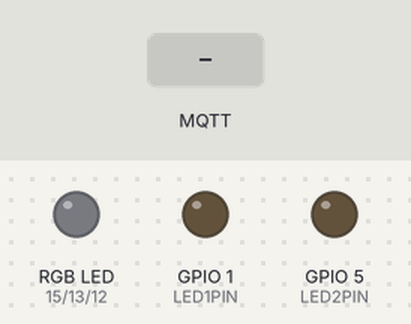
A sketch run on a simulated ESP8266 (NodeMCU). On the bench: an RGB LED mixed from three pins (HIGH = lit), output pins drawn as LEDs (lit = HIGH). The inputs (shaded band) are chosen by the test bench. Dim RGB values are drawn brighter than linear; WiFi joins after 1.5 s; servers stay silent unless stated; random numbers use the default seed unless the sketch sets one; no MQTT or app messages arrive unless stated; the modem accepts every AT command (registered, SIM ready, sends succeed) and sends nothing else.

Above: at 2.7 s.
2.8 s: MQTT message "5" arrives on the first subscribed topic
At 2.96 s:
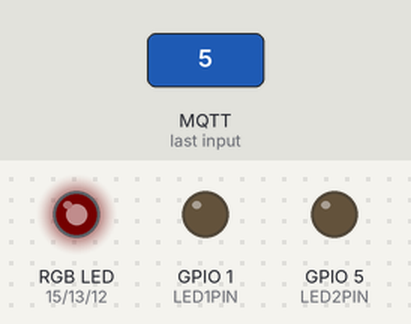
4.9 s: MQTT message "on" arrives on the first subscribed topic
At 5.5 s:
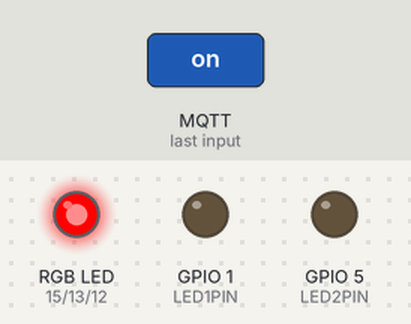
6.4 s: MQTT message "off" arrives on the first subscribed topic
At 8.6 s:
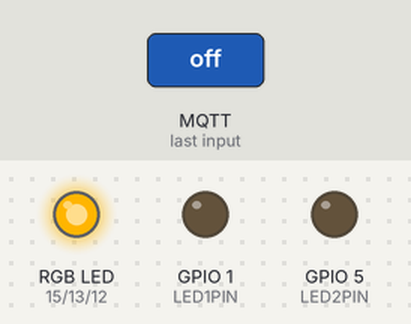
Timing chart, 0 to 10.1 s (numbered marks = the images above; inputs shaded):
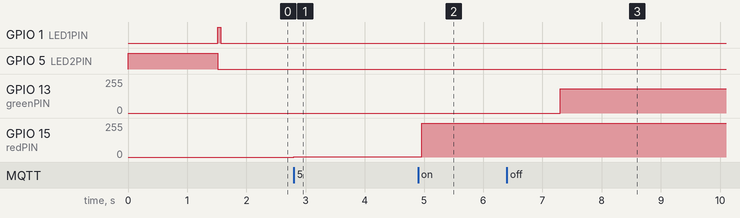

The sketch:

H801_mqtt.ino
```cpp
/*
 This bespoke "hack" code is for the H801 (LIXADA) control module.
 The H801 module is based on an ESP8266EX and can drive a RGB LED strip of lights.  Select "Generic ESP8266 Module" in "Tools -> Board"

 Some background info can be found here
  https://tasmota.github.io/docs/devices/H801/#hardware
  https://www.inspectmygadgets.com/flashing-the-h801-led-controller-with-tasmota-firmware/

#######################################
# H801 actions
#######################################
# Physical actions
#   - Remove all cables and power from H801
#   - Open up H801 case to access H801 PCB
#   - Solder 6 header pins into H801 PCB
#   - Attach 3 dupont female to female cables to connect from the H801 PCB to the TTL serial FTDI adaptor (as per advice from above links)
#   - Attach a single dupont female to female cable to short the 2 pins on the H801 PCB (that set the H801 PCB into programming mode on its power up)
#   - Attach a USB cable from your computer to the TTL serial FTDI adaptor
#   - Attach a female barrel power connector socket to the H801 PCB by hooking up the +ve and -ve power leads accordingly. You can then power the H801 using a standard 5V-2V brick power supply and it makes it easier to remove and attach power whenever you need to
#
# Software actions
#   - Execute Arduino IDE in your desktop
#   - add "https://arduino.esp8266.com/stable/package_esp8266com_index.json" to "File->Preferences->field "Additinnal Board Manager URLs"
#   - Load up this Arduino sketch into the Arduino IDE
#   - Setup Arduino IDE to use a board called "generic ESP8266 module"
#   - Setup Arduino IDE to use the COM Port that points to the FDTI adapter
#   - Setup Arduino IDE to use a serial speed of 115200
#   - Alter the following 5 parameters to suit i.e. ssid, password, mqtt_server, mqtt_user, mqtt_pass
#   - If you want to control multiple H801 devices, ensure each H801 has a separate "mqtt_topic" e.g. Change the software for the 2nd H801 to be "ESP_RGB_2" etc
#   - Initiate Programming into the H801 by following the sequence below
#          - Remove FDTI adapter USB cable from Computer
#          - Remove power plug from female barrel socket
#          - Short the programming pins with a dupont female to female cable
#          - Insert power plug into female barrel socket (to power the H801 PCB)
#          - Insert FDTI adapter USB cable into Computer
#          - Press the "Upload" button in your Arduino IDE
#          - N.B. It may be that you see dots and dashes and after a while the upload crashes. This part of the process is signifying that the arduino IDE is trying to connect to the H801 and it times out before success.
#                 If this is happening to you, just try the followin trick. Try the upload again, but when you see the dots and dashes, unplug and replug the barrel power plug.
#                 This unplug and replug power action will kick the H801 to accept a connection for programming, and the process should then continue to completion.
#                 If this still doesn't work, check you really did short the programming pins together with a dupont female to female cable (for the H801 to accept reprogramming on powerup)
#          - Check that uploading has finished OK - you should see a success message in the Arduino IDE
#          - Remove the single dupont female to female cable, its the one that shorts the programming pins together
#          - Unplug power plug from female barrel socket
#          - Unplug FDTI adapter USB cable from Computer
#          - Wait 2 seconds
#          - Plug FDTI adapter USB cable into Computer
#          - Plug power plug into female barrel socket
#          - View messages in the Arduinio IDE serial monitor (on your desktop)
#          - If all is OK, the red and green LEDS will both be lit, and the device will be ready to accept RGB MQTT messages

 N.B. Remember you have to solder 6 header pins on the H801 PCB - this is so you can connect a cheap FDTI USB adapter to enable programming.
       Only 5 pins are actually used though
       - 2 pins are for putting the H801 into programming mode (You connect them together with a female to female dupont cable)
       - 3 pins are for the Ground/TX/RX to a TTL/USB convertor

#######################################
# Python program actions
#######################################
# This is a separate partner program called "mqtt_H801_send_in_network.py".
# Please go to the program comments in that program - To see the other actions that you need to progress


############################################################################
#   H O W   T H I S  P R O G R A M   W O R K S
#############################################################################
 When executing, this code
  - Logs into the SSID network and if successful, the red   LED is lit
  - Logs into the MQTT broker  and if successful, the green LED is lit
  - Publishes a welcome message to the broker
  - Subscribes to topic ESP_RGB_1.
  - When a MQTT message is received For topic "ESP_RGB_1", this code retrieves the first 6 characters from the payload and uses it to formulate the RGB data
  - Lights are changfed to suit
 It will reconnect to the server if the connection is lost using a blocking reconnect function.
*/


// Update these with values suitable for your network.


const char* ssid        = "PUT YOUR BROADBAND SSID HERE";
const char* password    = "PUT YOUR BROADBAND PASSWORD HERE";
const char* mqtt_server = "PUT YOUR MQTT IP ADDRESS HERE e.g. 192.168.1.123";
const char* mqtt_user   = "PUT YOUR MQTT USER ID HERE";
const char* mqtt_pass   = "PUT YOUR MQTT PASSWORD HERE";


// Do not change mqtt_topic from "ESP_RGB_1" unless you want to control multiple H801 devices
const char* mqtt_topic  = "ESP_RGB_1";

#include <ESP8266WiFi.h>
#include <PubSubClient.h>


#define PWM_VALUE 63
int gamma_table[PWM_VALUE+1] = {
    0, 1, 1, 2, 2, 2, 2, 2, 3, 3, 3, 4, 4, 5, 5, 6, 6, 7, 8, 9, 10,
    11, 12, 13, 15, 17, 19, 21, 23, 26, 29, 32, 36, 40, 44, 49, 55,
    61, 68, 76, 85, 94, 105, 117, 131, 146, 162, 181, 202, 225, 250,
    279, 311, 346, 386, 430, 479, 534, 595, 663, 739, 824, 918, 1023
};

#define redPIN    15 // 12
#define greenPIN  13 // 15
#define bluePIN   12 // 13
#define LED1PIN    1 // onboard red   LED D1
#define LED2PIN    5 // onboard green LED D2

#define LED1off digitalWrite(LED1PIN,LOW)
#define LED1on  digitalWrite(LED1PIN,HIGH)
#define LED2off digitalWrite(LED2PIN,HIGH)
#define LED2on  digitalWrite(LED2PIN,LOW)

#define time_at_colour 1000

int led_delay_red   = 0;
int led_delay_green = 0;
int led_delay_blue  = 0;

unsigned long TIME_LED_RED   = 0;
unsigned long TIME_LED_GREEN = 0;
unsigned long TIME_LED_BLUE  = 0;
int RED, GREEN, BLUE;
int RED_A   = 0;
int GREEN_A = 0;
int BLUE_A  = 0;

WiFiClient espClient;
PubSubClient client(espClient);
unsigned long lastMsg = 0;
#define MSG_BUFFER_SIZE	(50)
//#define LED_PIN 1
char msg[MSG_BUFFER_SIZE];
int value = 0;

//**************************************************************
// void setup_wifi()
//**************************************************************
void setup_wifi() {

  delay(10);
  // We start by connecting to a WiFi network
  Serial1.println();
  Serial1.print("Connecting to ");
  Serial1.println(ssid);
  WiFi.mode(WIFI_STA);
  WiFi.setPhyMode(WIFI_PHY_MODE_11G);
  WiFi.begin(ssid, password);

  while (WiFi.status() != WL_CONNECTED) {
    delay(500);
    Serial1.print(".");
  }

  randomSeed(micros());

  Serial1.println("");
  Serial1.print("WiFi connected - ");
  Serial1.print("IP address: ");
  Serial1.println(WiFi.localIP());
}

//**************************************************************
// void callback()
//**************************************************************
void callback(char* topic, byte* payload, unsigned int length) {
  Serial1.print("Message arrived [");
  Serial1.print(topic);
  Serial1.print("] ");
  for (int i = 0; i < length; i++) {
    Serial1.print((char)payload[i]);
  }
  Serial1.println();

  String hexRGB = String((char*)payload);
  // convert HEX to RGB
  Serial1.println();
  Serial1.print(hexRGB);
  Serial1.println();
        hexRGB.toUpperCase();
        char c[6];
        hexRGB.toCharArray(c,7);
        long r = convertToInt(c[0],c[1]); //red
        long g = convertToInt(c[2],c[3]); //green
        long b = convertToInt(c[4],c[5]); //blue
//        long s = convertToInt(c[6],c[7]); //speed
 //Serial1.println(r);      Serial1.println(g);     Serial1.println(b);
        // set value of RGB controller
        int red = map(r,0,255,0,PWM_VALUE);
        red = constrain(red,0,PWM_VALUE);
        int green = map(g,0,255,0,PWM_VALUE);
        green = constrain(green, 0, PWM_VALUE);
        int blue = map(b,0,255,0,PWM_VALUE);
        blue = constrain(blue,0,PWM_VALUE);

        RED   = gamma_table[red];
        GREEN = gamma_table[green];
        BLUE  = gamma_table[blue];
 //       Serial1.println(RED);      Serial1.println(GREEN);     Serial1.println(BLUE);
        change_LED();

 while ((RED != RED_A) or (GREEN != GREEN_A) or (BLUE != BLUE_A)) {
  if(millis() - TIME_LED_RED >= led_delay_red){
    TIME_LED_RED = millis();
    LED_RED();
  };
//  }else{

  if(millis() - TIME_LED_GREEN >= led_delay_green){
    TIME_LED_GREEN = millis();
    LED_GREEN();
  };
//  }else{

  if(millis() - TIME_LED_BLUE >= led_delay_blue){
    TIME_LED_BLUE = millis();
    LED_BLUE();
  };
//  }}};
//  delayMicroseconds(200);

  };

//    LED1off;

}

//**************************************************************
// void reconnect()
//**************************************************************
void reconnect() {
  // Loop until we're reconnected
  while (!client.connected()) {
    LED1on;
    LED2on;
    Serial1.print("Attempting MQTT connection...");
    // Create a random client ID
    String clientId = "ESP8266Client-";
    clientId += String(random(0xffff), HEX);
    // Attempt to connect
    if (client.connect(clientId.c_str(), mqtt_user, mqtt_pass)) {
      Serial1.println("connected");
      // Once connected, publish an announcement...
      client.publish("H801", "hello world");
      // ... and resubscribe
      client.subscribe(mqtt_topic);
      LED1off;
      LED2on;
    } else {
      Serial1.print("failed, rc=");
      Serial1.print(client.state());
      Serial1.println(" try again in 5 seconds");
      // Wait 5 seconds before retrying
      delay(5000);
    }
  }
}

//**************************************************************
// void change_LED(speed=1)
//**************************************************************
void change_LED()
{
  int diff_red = abs(RED-RED_A);
  if(diff_red > 0){
    led_delay_red = time_at_colour / abs(RED-RED_A);
  }else{
    led_delay_red = time_at_colour / 1023;
  }

  int diff_green = abs(GREEN-GREEN_A);
  if(diff_green > 0){
    led_delay_green = time_at_colour / abs(GREEN-GREEN_A);
  }else{
    led_delay_green = time_at_colour / 1023;
  }

  int diff_blue = abs(BLUE-BLUE_A);
  if(diff_blue > 0){
    led_delay_blue = time_at_colour / abs(BLUE-BLUE_A);
  }else{
    led_delay_blue = time_at_colour / 1023;
  }

}

//**************************************************************
// void LED_RED()
//**************************************************************
void LED_RED()
{
  if(RED != RED_A){
    if(RED_A > RED) RED_A = RED_A - 1;
    if(RED_A < RED) RED_A++;
    analogWrite(redPIN, RED_A);
  }
}

//**************************************************************
// void LED_GREEN
//**************************************************************
void LED_GREEN()
{
  if(GREEN != GREEN_A){
    if(GREEN_A > GREEN) GREEN_A = GREEN_A - 1;
    if(GREEN_A < GREEN) GREEN_A++;
    analogWrite(greenPIN, GREEN_A);
  }
}

//**************************************************************
// void LED_BLUE()
//**************************************************************
void LED_BLUE()
{
  if(BLUE != BLUE_A){
    if(BLUE_A > BLUE) BLUE_A = BLUE_A - 1;
    if(BLUE_A < BLUE) BLUE_A++;
    analogWrite(bluePIN, BLUE_A);
  }
}

//**************************************************************
// void convertToInt()
//**************************************************************
int convertToInt(char upper,char lower)
{
  int uVal = (int)upper;
  int lVal = (int)lower;
  uVal = uVal >64 ? uVal - 55 : uVal - 48;
  uVal = uVal << 4;
  lVal = lVal >64 ? lVal - 55 : lVal - 48;
  return uVal + lVal;
}

//**************************************************************
// void setup()
//**************************************************************
void setup() {

  pinMode(LED1PIN, OUTPUT);
  pinMode(LED2PIN, OUTPUT);
  pinMode(redPIN, OUTPUT);
  pinMode(greenPIN, OUTPUT);
  pinMode(bluePIN, OUTPUT);

  digitalWrite(redPIN,LOW);
  digitalWrite(greenPIN,LOW);
  digitalWrite(bluePIN,LOW);

  LED1off;
  LED2off;

  Serial1.begin(115200);

  setup_wifi();
  LED1on;
  LED2off;

  client.setServer(mqtt_server, 1883);
  client.setCallback(callback);
  //if you get here you have connected to the WiFi and MQTT
  LED1on;
  LED2on;

}

//**************************************************************
// void loop()
//**************************************************************
void loop() {
  if (!client.connected()) {
    reconnect();
  }
  client.loop();
}
```

Measured:
- after the input at 2.8 s, GPIO 15 (redPIN): 0/255 → 1/255 at once, → 2/255 0.33 s later, → 3/255 0.33 s later
- after the input at 4.9 s, GPIO 15 (redPIN): 3/255 → 255/255 after 0.06 s
- after the input at 6.4 s, GPIO 13 (greenPIN): 0/255 → 181/255 after 0.90 s
